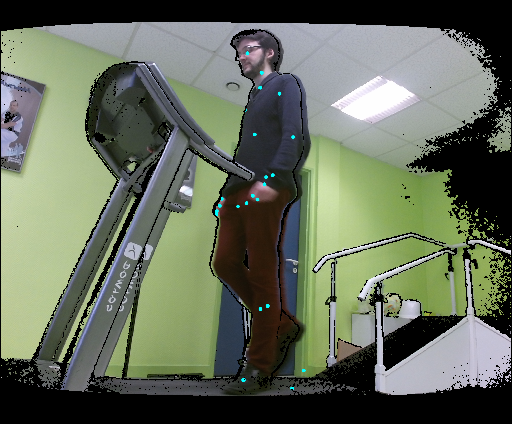
%> input picture 004378_color.png, 512 x 424 px
$ octave Lab_Kinect_matlab.m   (GNU Octave 9; MATLAB toolbox functions it lacks are replaced by stand-ins)
%> lines starting %> are read from the running program, lines starting %| are printed output that depends on the picture; in (x1, y1, x2, y2) boxes, pixels count from 0 and x2, y2 are one past the last pixel; in counts of white or black regions, pixels touching at a corner belong together; the program's own positions count from 1
% Practical work with the data obtained with the kinect v 2 device

% In this lab you will learn some basics about depth image processing and usage of depth data in
% Computer Vision. This is the main file which will guide you through this
% TP. Some functions might need a Computer Vision Toolbox to run. If they
% do not work, just comment them and perform the part which doesn't require
% any special toolbox.


% all the parts that should be filled in are marked by 'TO DO'

% use run and advance command to run each section!
%%
% Kinect sensor provides with 3 images, infra-red, color and depth image.
% Here we will work with depth and rgb images. Let's first load them:

% read depth image
% read color image
I_1 = imread('004378_color.png');
%> I_1 is the input picture: size 424x512x3 uint8; mean R, G, B 100.8, 108.7, 91.7
D_1=imread('004378_depth.png');
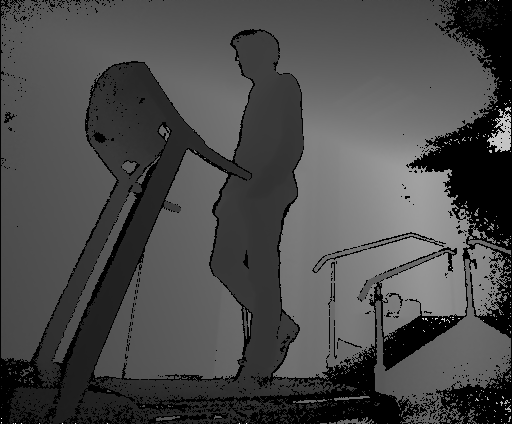
%> input picture 004378_depth.png, 512 x 424 px
%> D_1 is the input picture: size 424x512 uint16; min 0, max 7932, mean 2345.3

%%
% imshow the initial images
figure
subplot(1,2,1), imshow(I_1); title('Color');
subplot(1,2,2), imshow(D_1, []); title('Depth');


%% The depth image filtering
% Open the matrix with depth values (D_1) and take a look at the data.
% The depth provided is the real depth for each point on the 2d image in
% mm.
% write a function to filter out the depth values with a given threshold
% ex  function filtered_depth = filterValues(D_1, thresh);
% thresh = 2500;
%
%  TO DO
% show your filtered data
imshow(filtered_depth, []);
%> (this line was passed over: filtered_depth is not available in this run)
%% show point cloud (Computer Vision System toolbox is needed)
% Knowing the intrinsic parameters of a camera, we can always find real
% scene coordinates (X,Y,Z) using a depth image.
% Here the calibration is performed beforehand, and the values of F_x, cx,
% cy are given.
% now we can make a projectin to obtain a point cloud
% Please read more on camera calibration if you are interested
% Tsai, R. (1987). A versatile camera calibration technique for high-accuracy
% 3D machine vision metrology using off-the-shelf TV cameras and lenses.
% IEEE Journal on Robotics and Automation, 3(4), 323-344.
pc=zeros([size(D_1) 3]);
W=size(D_1,2);
%> W = 512
H=size(D_1,1);
%> H = 424
cx_d = 256.265446519628880;
cy_d = 212.411466505718410;
fy_d = 357.304303134804570;
fx_d = 357.530142098200430;

for indWidth = 1:W
    for indHeight= 1:H

            pc(indHeight,indWidth,3) = D_1(indHeight,indWidth); %direct depth value
			pc(indHeight,indWidth,1) = pc(indHeight,indWidth,3) * (indHeight - cx_d) / fx_d;
			pc(indHeight,indWidth,2) = pc(indHeight,indWidth,3) * (cy_d - indWidth) / fy_d;
    end
end
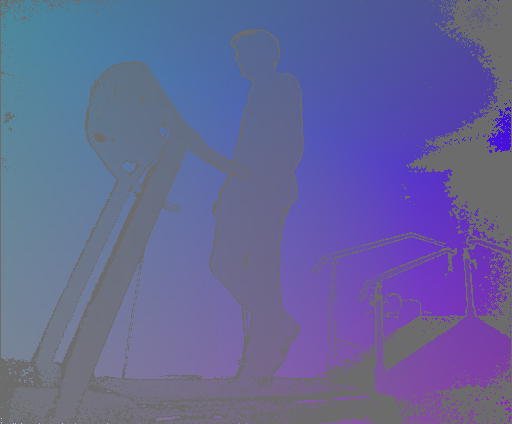
%> pc: size 424x512x3 double; mean R, G, B -376, -351.6, 2345.3; drawn with min black and max white
X=pc(:,:,1);
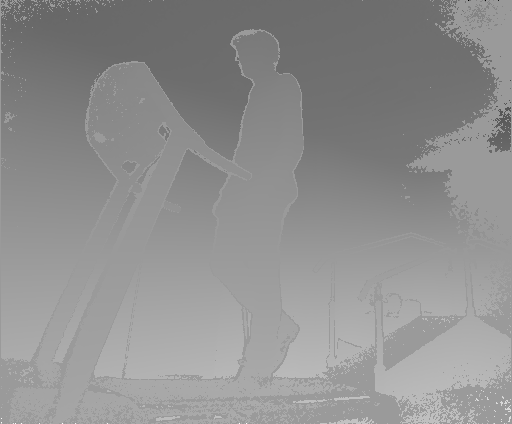
%> X: size 424x512 double; min -5663.2, max 3693.1, mean -376; drawn with min black and max white
% X=X(:);
Y=pc(:,:,2);
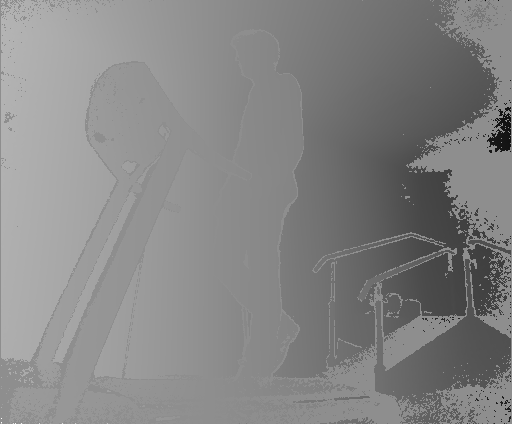
%> Y: size 424x512 double; min -5871.4, max 4651.6, mean -351.6; drawn with min black and max white
% Y=Y(:);
Z=-pc(:,:,3);
Z(Z==0)=NaN;
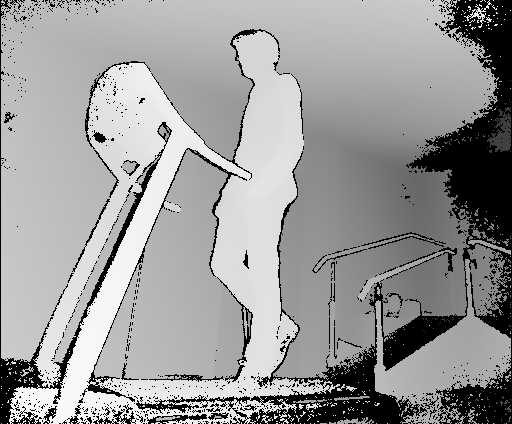
%> Z: size 424x512 double; 15.88% of the values are NaN or infinite; the others: min -7932, max -778, mean -2788.1; drawn with min black, max white, NaN and infinite black

Surface=surf(X,Y,Z,'edgecolor','none','facecolor','interp');
lighting gouraud
camlight
% colormap(repmat(winter,20,1))
axis image
axis vis3d
xlabel('X axis')
ylabel('Y axis')
zlabel('Z axis')
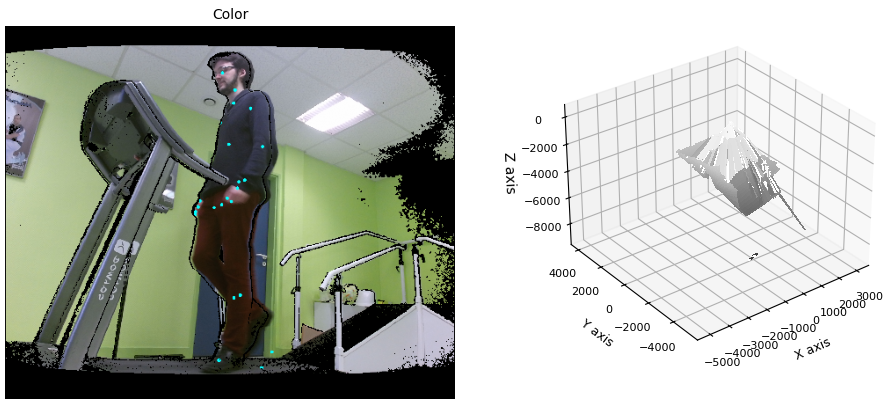
%> figure redrawn from the program's plot data, 2 panels
%% or plot with color
% Surface=surf(X,Y,Z,  I_1);


%% And visualize your filtered image here
% Copy the code above but change D_1 to your filtered image.
% TO DO


%% adding a mask of  a user
% Kinect SDK also provides with a human detection features
% Lets load a binary mask of a user provided by kinect and stored
mask = imread('004378_mask.png');
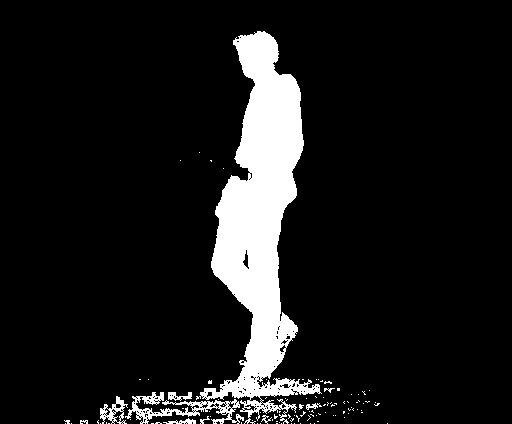
%> input picture 004378_mask.png, 512 x 424 px
%> mask is the input picture: size 424x512 uint8; 10.2% white; 105 white regions (95 under 20 px), largest, box (x1, y1, x2, y2) and area: (196, 31, 322, 424) 19884, (125, 392, 244, 424) 1192, (100, 396, 128, 424) 316
% Now let's remove all the depth data which do not correspond to the user
% from the depth image
% hint zero out all the depth values using the mask (element-wise matrix
% multiplication can be a good idea)

% TO DO

% store the resulting depth map in USER_1

%% PART 2. Skeletons (joints)
% As you have seen, the kinect also gives us skeleton joints data of a
% user. Now we are going to explore what can be done with these joints

% load data
% open the txt file with joints data and check how the data are organized
% there are 25 joints estimated by the kinect v2, each joint has 3
% Coordinates X, Y, Z, 4 coordinates for the orientation and one value
% which corresponds to the nature of the joint estimation  (more on this
% data here: https://msdn.microsoft.com/en-us/library/microsoft.kinect.skeleton.joints.aspx)
Joints =[];
%> (the run ends here)
